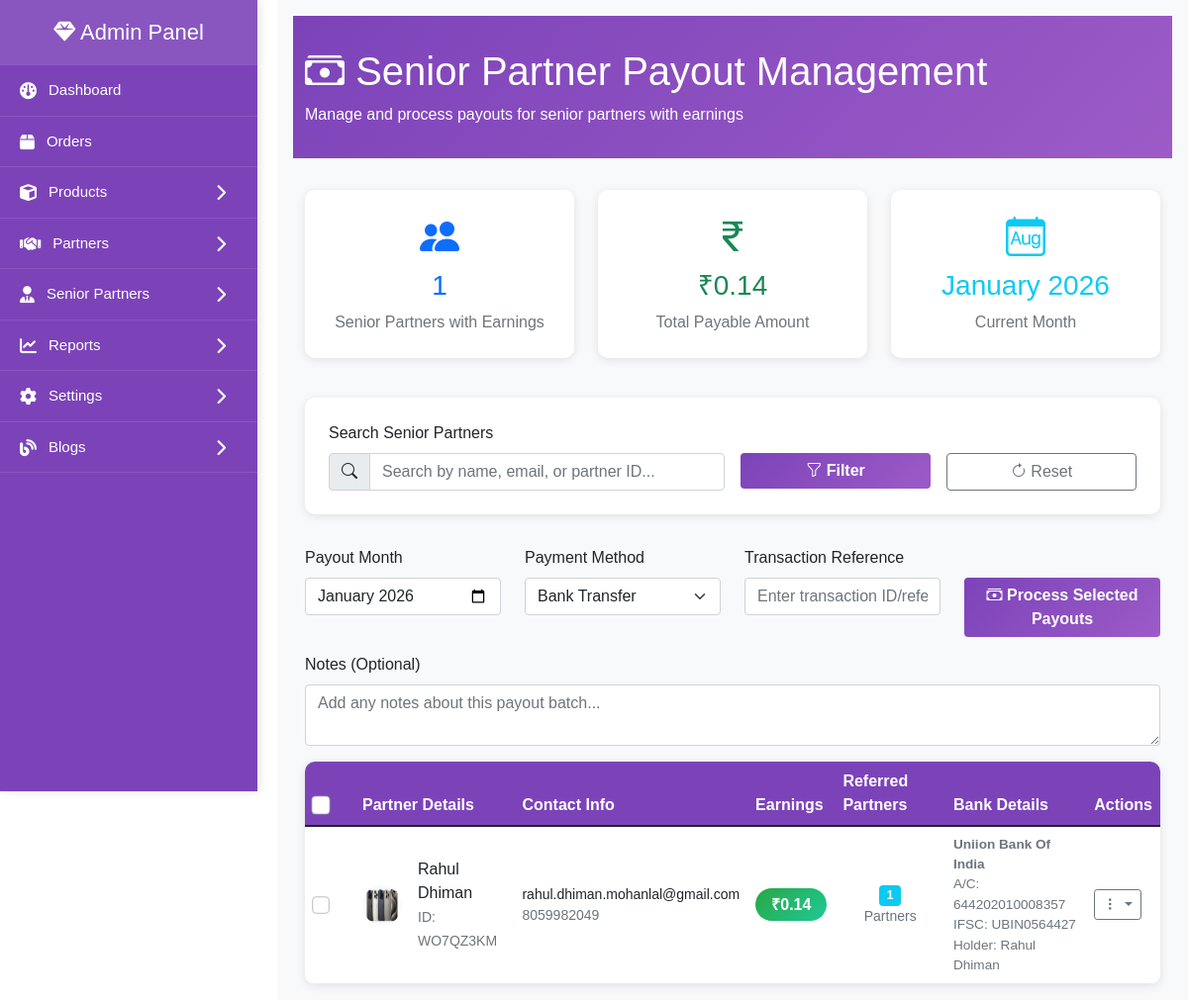
The app's page /admin/senior-partner-payouts.php with its own data.
### tables this page shows
CREATE TABLE IF NOT EXISTS `senior_partners` (
  `id` int NOT NULL AUTO_INCREMENT,
  `partner_id` varchar(8) NOT NULL,
  `name` varchar(255) NOT NULL,
  `email` varchar(191) NOT NULL,
  `phone` varchar(20) DEFAULT NULL,
  `image` varchar(255) DEFAULT NULL,
  `gender` enum('Male','Female','Other') DEFAULT NULL,
  `state` varchar(255) DEFAULT NULL,
  `district` varchar(255) DEFAULT NULL,
  `full_address` text,
  `password` varchar(255) NOT NULL,
  `created_at` timestamp NULL DEFAULT CURRENT_TIMESTAMP,
  `updated_at` timestamp NULL DEFAULT CURRENT_TIMESTAMP ON UPDATE CURRENT_TIMESTAMP,
  `earning` decimal(10,2) DEFAULT '0.00',
  `total_earnings` decimal(10,2) DEFAULT '0.00',
  PRIMARY KEY (`id`),
  UNIQUE KEY `partner_id` (`partner_id`),
  UNIQUE KEY `email` (`email`)
);

### admin/senior-partner-payouts.php (the view, shortened to what this page needs)
<?php
$database = new Database();
$db = $database->getConnection();
$search_query = '';
$per_page = 20;
$page = isset($_GET['page']) ? (int)$_GET['page'] : 1;
$offset = ($page - 1) * $per_page;
if ($_SERVER['REQUEST_METHOD'] == 'GET') {
    $search_query = $_GET['search'] ?? '';
}
$conditions = ["sp.total_earnings > 0"];
$where_clause = 'WHERE ' . implode(' AND ', $conditions);
$count_sql = "SELECT COUNT(*) as total FROM senior_partners sp $where_clause";
$count_stmt = $db->prepare($count_sql);
$count_stmt->execute();
$total_partners = $count_stmt->fetch(PDO::FETCH_ASSOC)['total'];
$sql = "SELECT sp.*,
               bd.bank_name,
               bd.account_number,
               bd.ifsc_code,
               bd.account_holder_name,
               COUNT(p.id) as referred_partners_count
        FROM senior_partners sp
        LEFT JOIN bank_details bd ON sp.id = bd.partner_id
        LEFT JOIN partners p ON sp.id = p.referred_by_senior_partner
        $where_clause
        GROUP BY sp.id
        ORDER BY sp.total_earnings DESC
        LIMIT :limit OFFSET :offset";
$stmt = $db->prepare($sql);
$stmt->bindValue(':limit', $per_page, PDO::PARAM_INT);
$stmt->bindValue(':offset', $offset, PDO::PARAM_INT);
$stmt->execute();
$senior_partners = $stmt->fetchAll(PDO::FETCH_ASSOC);
$payable_sql = "SELECT SUM(sp.total_earnings) as total_payable FROM senior_partners sp $where_clause";
$payable_stmt = $db->prepare($payable_sql);
$payable_stmt->execute();
$total_payable_amount = $payable_stmt->fetch(PDO::FETCH_ASSOC)['total_payable'] ?? 0;
$current_month = date('Y-m');
?>
<!DOCTYPE html>
<html lang="en">
<head>
    <link href="https://cdn.jsdelivr.net/npm/bootstrap@5.1.3/dist/css/bootstrap.min.css" rel="stylesheet">
    <link href="https://cdn.jsdelivr.net/npm/bootstrap-icons/font/bootstrap-icons.css" rel="stylesheet">
    <link rel="stylesheet" href="assets/css/admin-style.css">
</head>
<body>
    <?php include 'sidebar.php'; ?>
    <div class="main-content">
        <div class="payout-header">
            <div class="container-fluid">
                <h1 class="mb-2"><i class="bi bi-cash-stack"></i> Senior Partner Payout Management</h1>
                <p class="mb-0">Manage and process payouts for senior partners with earnings</p>
            </div>
        </div>
        <div class="container-fluid">
            <div class="row mb-4">
                <div class="col-md-4 mb-3">
                    <div class="stat-card p-4 text-center">
                        <div class="display-6 text-primary mb-2">
                            <i class="bi bi-people-fill"></i>
                        </div>
                        <h3 class="text-primary"><?php echo number_format($total_partners); ?></h3>
                        <p class="text-muted mb-0">Senior Partners with Earnings</p>
                    </div>
                </div>
                <div class="col-md-4 mb-3">
                    <div class="stat-card p-4 text-center">
                        <div class="display-6 text-success mb-2">
                            <i class="bi bi-currency-rupee"></i>
                        </div>
                        <h3 class="text-success">₹<?php echo number_format($total_payable_amount, 2); ?></h3>
                        <p class="text-muted mb-0">Total Payable Amount</p>
                    </div>
                </div>
                <div class="col-md-4 mb-3">
                    <div class="stat-card p-4 text-center">
                        <div class="display-6 text-info mb-2">
                            <i class="bi bi-calendar-month"></i>
                        </div>
                        <h3 class="text-info"><?php echo date('F Y'); ?></h3>
                        <p class="text-muted mb-0">Current Month</p>
                    </div>
                </div>
            </div>
            <div class="filter-section">
                <form method="GET" class="row g-3">
                    <div class="col-md-6">
                        <label for="search" class="form-label">Search Senior Partners</label>
                        <div class="input-group">
                            <span class="input-group-text"><i class="bi bi-search"></i></span>
                            <input type="text" class="form-control" id="search" name="search"
                                   placeholder="Search by name, email, or partner ID..."
                                   value="<?php echo htmlspecialchars($search_query); ?>">
                        </div>
                    </div>
                    <div class="col-md-3">
                        <label class="form-label">&nbsp;</label>
                        <button type="submit" class="btn btn-payout w-100">
                            <i class="bi bi-funnel"></i> Filter
                        </button>
                    </div>
                    <div class="col-md-3">
                        <label class="form-label">&nbsp;</label>
                        <a href="senior-partner-payouts.php" class="btn btn-outline-secondary w-100">
                            <i class="bi bi-arrow-clockwise"></i> Reset
                        </a>
                    </div>
                </form>
            </div>
            <?php if (!empty($senior_partners)): ?>
            <form method="POST" id="payoutForm">
                <div class="row mb-3">
                    <div class="col-md-3">
                        <label for="payout_month" class="form-label">Payout Month</label>
                        <input type="month" class="form-control" id="payout_month" name="payout_month"
                               value="<?php echo $current_month; ?>" required>
                    </div>
                    <div class="col-md-3">
                        <label for="payment_method" class="form-label">Payment Method</label>
                        <select class="form-select" id="payment_method" name="payment_method" required>
                            <option value="bank_transfer">Bank Transfer</option>
                        </select>
                    </div>
                    <div class="col-md-3">
                        <label for="transaction_reference" class="form-label">Transaction Reference</label>
                        <input type="text" class="form-control" id="transaction_reference" name="transaction_reference"
                               placeholder="Enter transaction ID/reference">
                    </div>
                    <div class="col-md-3">
                        <label class="form-label">&nbsp;</label>
                        <button type="submit" name="process_payout" class="btn btn-payout w-100"
                                onclick="return confirmPayout()">
                            <i class="bi bi-cash-stack"></i> Process Selected Payouts
                        </button>
                    </div>
                </div>
                <div class="row mb-3">
                    <div class="col-12">
                        <label for="notes" class="form-label">Notes (Optional)</label>
                        <textarea class="form-control" id="notes" name="notes" rows="2"
                                  placeholder="Add any notes about this payout batch..."></textarea>
                    </div>
                </div>
                <div class="payout-table">
                    <div class="table-responsive">
                        <table class="table table-hover mb-0">
                            <thead>
                                <tr>
                                    <th width="50">
                                        <input type="checkbox" class="form-check-input select-all-checkbox"
                                               id="selectAll" onchange="toggleAllCheckboxes()">
                                    </th>
                                    <th>Partner Details</th>
                                    <th>Contact Info</th>
                                    <th>Earnings</th>
                                    <th>Referred Partners</th>
                                    <th>Bank Details</th>
                                    <th>Actions</th>
                                </tr>
                            </thead>
                            <tbody>
                                <?php foreach ($senior_partners as $partner): ?>
                                    <tr>
                                        <td>
                                            <input type="checkbox" class="form-check-input partner-checkbox"
                                                   name="selected_partners[]" value="<?php echo $partner['id']; ?>"
                                                   onchange="updateSelectAllCheckbox()">
                                        </td>
                                        <td>
                                            <div class="d-flex align-items-center">
                                                <div class="avatar-sm bg-light rounded-circle d-flex align-items-center justify-content-center me-3">
                                                    <?php if (!empty($partner['image'])): ?>
                                                        <img src="../uploads/partners/<?php echo htmlspecialchars($partner['image']); ?>"
                                                             class="rounded-circle" width="40" height="40" alt="Partner">
                                                    <?php else: ?>
                                                        <i class="bi bi-person-fill text-muted"></i>
                                                    <?php endif; ?>
                                                </div>
                                                <div>
                                                    <div class="fw-semibold"><?php echo htmlspecialchars($partner['name']); ?></div>
                                                    <small class="text-muted">ID: <?php echo htmlspecialchars($partner['partner_id']); ?></small>
                                                </div>
                                            </div>
                                        </td>
                                        <td>
                                            <div>
                                                <div class="small"><?php echo htmlspecialchars($partner['email']); ?></div>
                                                <div class="small text-muted"><?php echo htmlspecialchars($partner['phone'] ?? 'N/A'); ?></div>
                                            </div>
                                        </td>
                                        <td>
                                            <span class="earnings-badge">₹<?php echo number_format($partner['total_earnings'], 2); ?></span>
                                        </td>
                                        <td>
                                            <div class="text-center">
                                                <span class="badge bg-info"><?php echo $partner['referred_partners_count']; ?></span>
                                                <div class="small text-muted">Partners</div>
                                            </div>
                                        </td>
                                        <td>
                                            <?php if ($partner['bank_name']): ?>
                                                <div class="bank-details">
                                                    <div><strong><?php echo htmlspecialchars($partner['bank_name']); ?></strong></div>
                                                    <div>A/C: <?php echo htmlspecialchars($partner['account_number']); ?></div>
                                                    <div>IFSC: <?php echo htmlspecialchars($partner['ifsc_code']); ?></div>
                                                    <div>Holder: <?php echo htmlspecialchars($partner['account_holder_name']); ?></div>
                                                </div>
                                            <?php else: ?>
                                                <span class="text-muted">Not Provided</span>
                                            <?php endif; ?>
                                        </td>
                                        <td>
                                            <div class="dropdown">
                                                <button class="btn btn-sm btn-outline-secondary dropdown-toggle"
                                                        type="button" data-bs-toggle="dropdown">
                                                    <i class="bi bi-three-dots-vertical"></i>
                                                </button>
                                            </div>
                                        </td>
                                    </tr>
                                <?php endforeach; ?>
                            </tbody>
                        </table>
                    </div>
                </div>
            </form>
            <?php endif; ?>
        </div>
    </div>
</body>
</html>

### admin/assets/css/admin-style.css (style rules this page uses)
:root { --primary-color: #ffffff; --secondary-color: #7c43b9; --text-color: #000000; --gray-light: #f8f9fa; --gray-medium: #6c757d; --transition-speed: 0.3s; --sidebar-width: 280px; --sidebar-collapsed-width: 70px; }
.main-content { margin-left: var(--sidebar-width); padding: 1rem; transition: all var(--transition-speed); background-color: var(--gray-light); min-height: 100vh; }

### admin/senior-partner-payouts.php (style rules this page uses)
.payout-header { background: linear-gradient(135deg, #7c43b9 0%, #9c5bc7 100%); color: white; padding: 2rem 0; margin-bottom: 2rem; }
.stat-card { background: white; border-radius: 10px; box-shadow: 0 2px 10px rgba(0,0,0,0.1); transition: transform 0.3s ease; }
.payout-table { background: white; border-radius: 10px; overflow: hidden; box-shadow: 0 2px 10px rgba(0,0,0,0.1); }
.table th { background-color: #7c43b9; color: white; border: none; font-weight: 600; }
.table td { vertical-align: middle; border-color: #e9ecef; }
.filter-section { background: white; border-radius: 10px; padding: 1.5rem; margin-bottom: 2rem; box-shadow: 0 2px 10px rgba(0,0,0,0.1); }
.btn-payout { background: linear-gradient(135deg, #7c43b9 0%, #9c5bc7 100%); border: none; color: white; font-weight: 600; }
.earnings-badge { background: linear-gradient(135deg, #28a745 0%, #20c997 100%); color: white; padding: 0.5rem 1rem; border-radius: 20px; font-weight: 600; }
.bank-details { font-size: 0.85rem; color: #6c757d; }
.select-all-checkbox { transform: scale(1.2); }
.partner-checkbox { transform: scale(1.1); }

### admin/sidebar.php (style rules this page uses)
body { margin: 0; font-family: "Poppins", sans-serif; }

### records on screen
senior_partners: image (picture), name "Rahul Dhiman", partner "WO7QZ3KM", email "rahul.dhiman.mohanlal@gmail.com", phone "8059982049", total_earnings "0.14", referred_partners_count "1", bank_name "Uniion Bank Of India", account_number "644202010008357", ifsc_code "UBIN0564427", account_holder_name "Rahul Dhiman"

### other values on screen
$total_partners "1"
$total_payable_amount "0.14"
